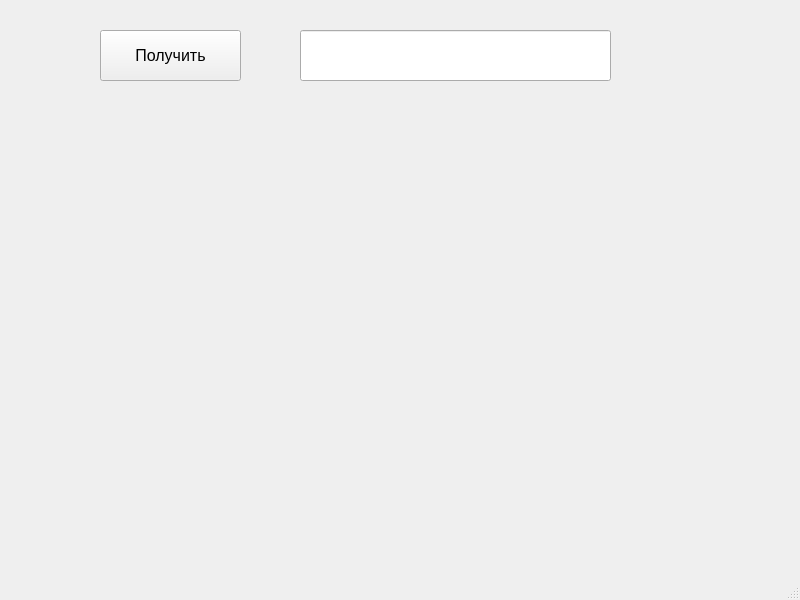
<?xml version="1.0" encoding="UTF-8"?>
<ui version="4.0">
 <class>MainWindow</class>
 <widget class="QMainWindow" name="MainWindow">
  <property name="geometry">
   <rect>
    <x>0</x>
    <y>0</y>
    <width>800</width>
    <height>600</height>
   </rect>
  </property>
  <property name="windowTitle">
   <string>MainWindow</string>
  </property>
  <widget class="QWidget" name="centralwidget">
   <widget class="QPushButton" name="pushButton">
    <property name="geometry">
     <rect>
      <x>100</x>
      <y>30</y>
      <width>141</width>
      <height>51</height>
     </rect>
    </property>
    <property name="styleSheet">
     <string notr="true">font-size: 16px;</string>
    </property>
    <property name="text">
     <string>Получить</string>
    </property>
   </widget>
   <widget class="QLineEdit" name="lineEdit">
    <property name="geometry">
     <rect>
      <x>300</x>
      <y>30</y>
      <width>311</width>
      <height>51</height>
     </rect>
    </property>
   </widget>
  </widget>
  <widget class="QMenuBar" name="menubar">
   <property name="geometry">
    <rect>
     <x>0</x>
     <y>0</y>
     <width>800</width>
     <height>26</height>
    </rect>
   </property>
  </widget>
  <widget class="QStatusBar" name="statusbar"/>
 </widget>
 <resources/>
 <connections/>
</ui>
